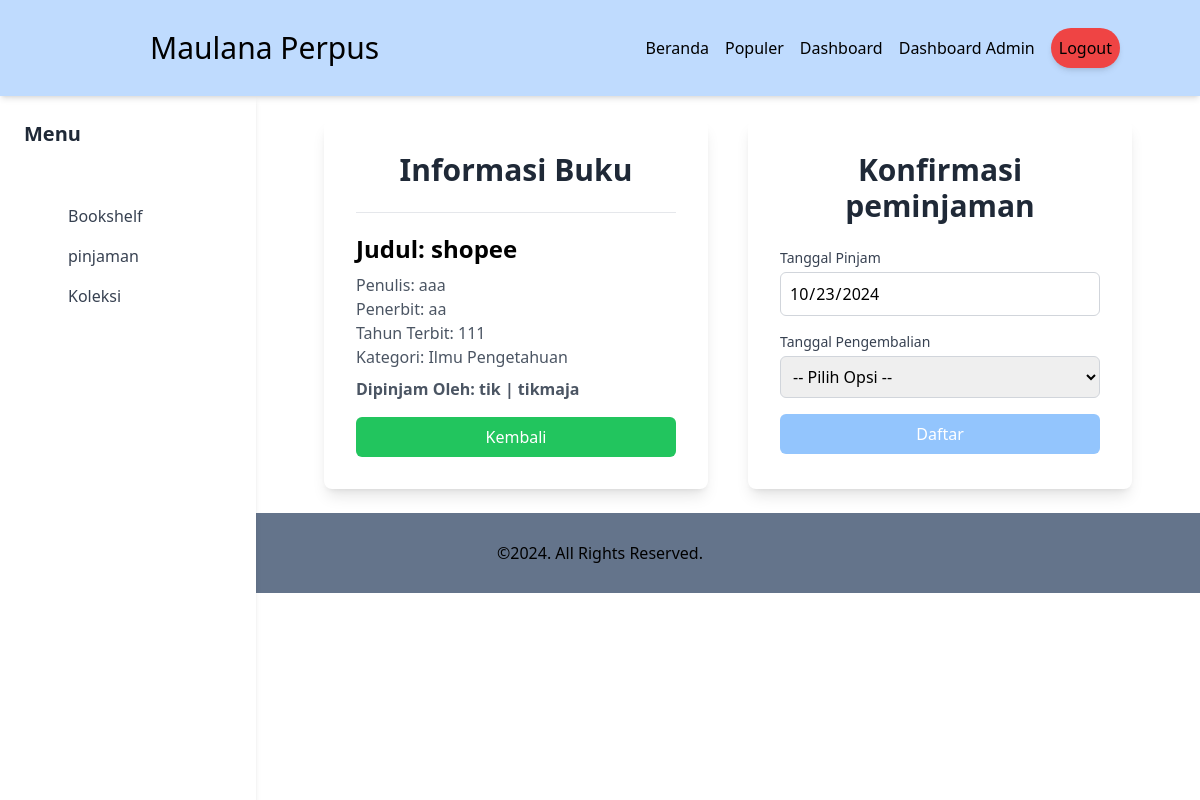
The page /user/index.php?page=borrowup&id=9 (signed in) on the database its author committed.
### tables this page shows
CREATE TABLE `buku` (
  `BukuID` int(11) NOT NULL,
  `Judul` varchar(255) NOT NULL,
  `KategoriBukuID` int(11) NOT NULL,
  `Penulis` varchar(255) NOT NULL,
  `Penerbit` varchar(255) NOT NULL,
  `TahunTerbit` int(4) NOT NULL
);

CREATE TABLE `kategoribuku` (
  `KategoriID` int(11) NOT NULL,
  `NamaKategori` varchar(255) NOT NULL
);

CREATE TABLE `user` (
  `UserID` int(11) NOT NULL,
  `Username` varchar(255) NOT NULL,
  `Password` text NOT NULL,
  `Email` varchar(255) NOT NULL,
  `NamaLengkap` text NOT NULL,
  `permission` int(1) NOT NULL DEFAULT 3,
  `Alamat` text NOT NULL
);

### user/borrowup-page.php (the view, shortened to what this page needs)
<div class="w-full flex justify-center gap-10">
    <div class="bg-white rounded-lg shadow-lg p-8 w-96">
        <h2 class="text-3xl font-bold text-center text-gray-800 mb-6">Informasi Buku</h2>
        <hr class="mb-5">
        <?php
            $id = $_GET['id'];
            $query = $conn->prepare("
                SELECT
                    buku.BukuID,
                    buku.Judul,
                    buku.Penulis,
                    buku.Penerbit,
                    buku.TahunTerbit,
                    kategoribuku.NamaKategori
                FROM
                    buku
                LEFT JOIN
                    kategoribuku_relasi ON buku.BukuID = kategoribuku_relasi.BukuID
                LEFT JOIN
                    kategoribuku ON kategoribuku.KategoriID = kategoribuku_relasi.KategoriID
                WHERE
                    buku.BukuID=:id
            ");
            $query->bindParam(":id", $id);
            $query->execute();
            $buku = $query->fetch();
            $sesi = verifikasiSession($_SESSION["loginsesi"] ?? false, $config['key']);
            $query1 = $conn->prepare("
                SELECT
                    UserID,
                    NamaLengkap,
                    Username
                FROM
                    user
                WHERE
                    UserID = :id
            ");
            $query1->bindParam(":id", $sesi['id']);
            $query1->execute();
            $user = $query1->fetch();
        ?>
        <h2 class="text-2xl font-semibold mb-2">Judul: <?= $buku['Judul'] ?></h2>
        <p class="text-gray-600">Penulis: <?= $buku['Penulis'] ?></p>
        <p class="text-gray-600">Penerbit: <?= $buku['Penerbit'] ?></p>
        <p class="text-gray-600">Tahun Terbit: <?= $buku['TahunTerbit'] ?></p>
        <p class="text-gray-600 mb-2">Kategori: <?= $buku['NamaKategori'] ?></p>
        <p class="text-gray-600 font-bold">Dipinjam Oleh: <?= $user['Username'] ?> | <?= $user['NamaLengkap'] ?></p>
        <button class="w-full mt-4 bg-green-500 text-white py-2 rounded-md hover:bg-green-700 transition duration-200 transform hover:scale-105">Kembali</button>
    </div>
    <div class="bg-white rounded-lg shadow-lg p-8 w-96">
        <h2 class="text-3xl font-bold text-center text-gray-800 mb-6">Konfirmasi peminjaman</h2>
        <form method="post">
            <div class="mb-4">
                <label for="tgltake" class="block text-sm font-medium text-gray-700">Tanggal Pinjam</label>
                <input value="<?= date('Y-m-d') ?>" type="date" id="tgltake" name="tgltake" readonly required class="input-field mt-1 block w-full border border-gray-300 rounded-md p-2 focus:outline-none">
            </div>
            <div class="mb-4">
                <label for="option" class="block text-sm font-medium text-gray-700">Tanggal Pengembalian</label>
                <select id="option" name="tglkembalioption" class="input-field mt-1 block w-full border border-gray-300 rounded-md p-2 focus:outline-none" onchange="toggleCustomInput()">
                    <option value="">-- Pilih Opsi --</option>
                </select>
            </div>
            <button type="submit" class="w-full bg-blue-300 text-white py-2 rounded-md hover:bg-blue-700 transition duration-200 transform hover:scale-105">Daftar</button>
        </form>
    </div>
</div>

### user/index.php (style rules this page uses)
* { margin: 0; padding: 0; box-sizing: border-box; }

### rows shown on the page
buku: Judul "shopee", Penulis "aaa", Penerbit "aa", TahunTerbit "111", kategoribuku.NamaKategori "Ilmu Pengetahuan"
user: Username "tik", NamaLengkap "tikmaja"
